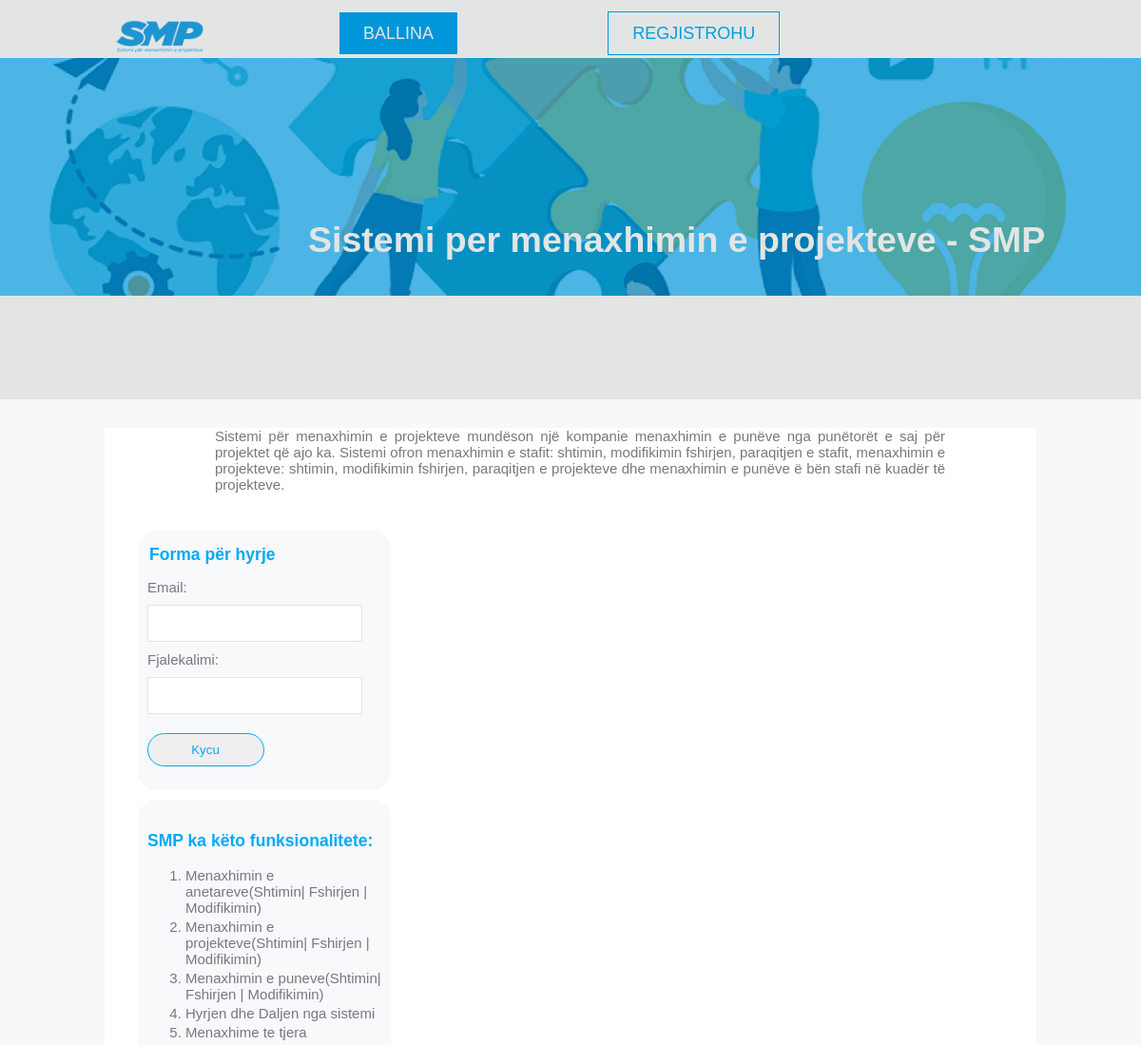
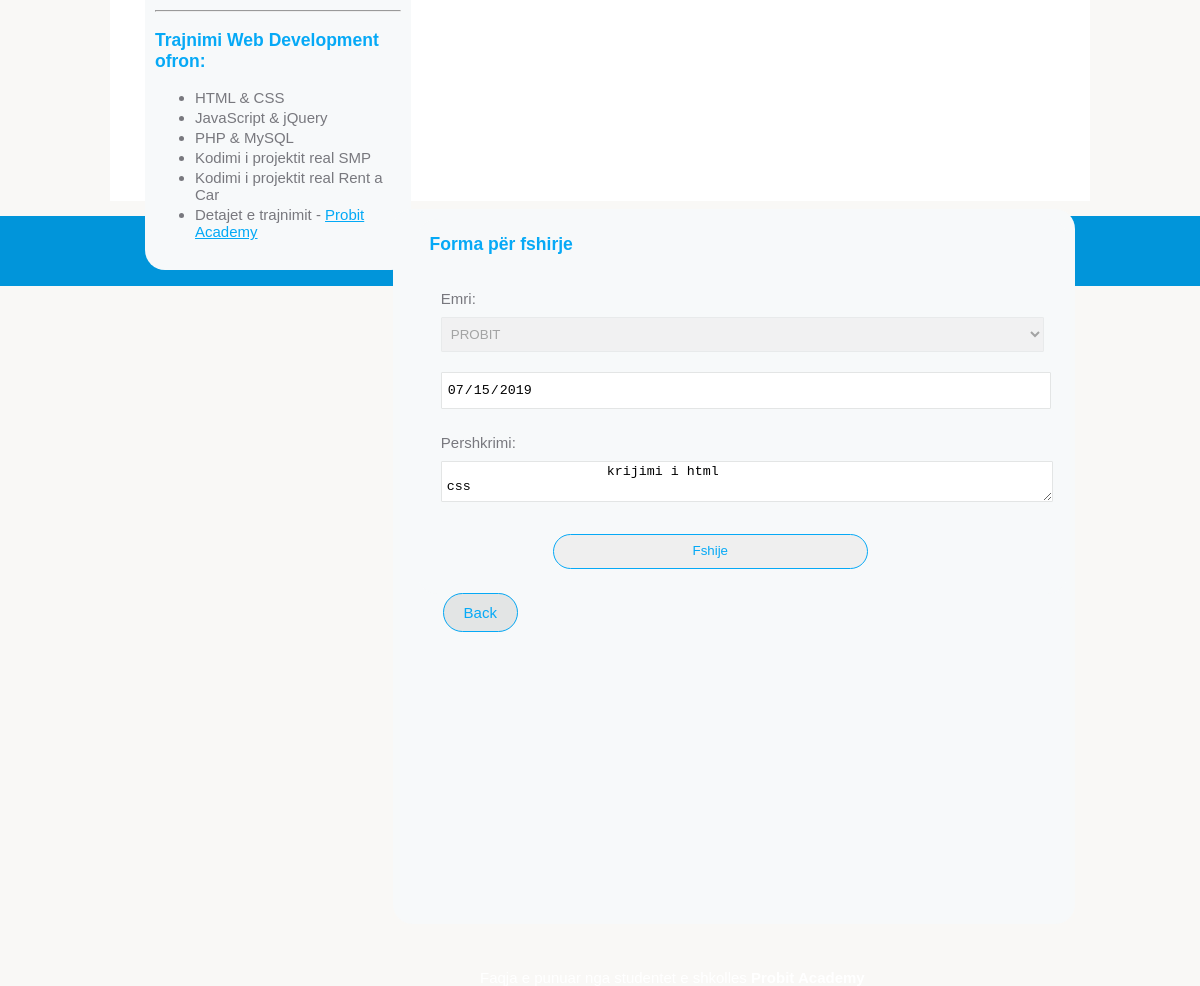
The app's page /fshijpune.php?pid=1 with its own data (2 pictures, top to bottom).
### tables this page shows
CREATE TABLE `punet` (
  `punaid` int(11) NOT NULL,
  `antariid` int(11) NOT NULL,
  `projektiid` int(11) DEFAULT NULL,
  `data` datetime NOT NULL,
  `pershkrimi` text DEFAULT NULL
);

CREATE TABLE `projektet` (
  `projektiid` int(11) NOT NULL,
  `emri` varchar(50) NOT NULL,
  `pershkrimi` text DEFAULT NULL,
  `datafillimit` date NOT NULL,
  `datambarimit` date NOT NULL
);

### inc/functions.php (called while the page is built, shortened)
<?php
    $dbConn = "";
    function merrPuneId($punaid)
    {
        global $dbConn;
        $sql = " SELECT p.punaid,p.data,p.pershkrimi,pr.projektiid,pr.emri";
        $sql .= " FROM punet p INNER JOIN projektet pr ON p.projektiid = pr.projektiid";
        $sql .= " WHERE punaid = $punaid";
        $puna_data = mysqli_query($dbConn, $sql);
        return mysqli_fetch_assoc($puna_data);
    }
?>

### fshijpune.php (the view, shortened to what this page needs)
<?php include'inc/header.php'; ?>
    <main class="container page">
        <article class="maininfo">
            <p>
                Sistemi për menaxhimin e projekteve mundëson një kompanie menaxhimin e punëve
                nga punëtorët e saj për projektet që ajo ka.
                Sistemi ofron menaxhimin e stafit: shtimin, modifikimin fshirjen, paraqitjen e stafit,
                menaxhimin e projekteve: shtimin, modifikimin fshirjen, paraqitjen e projekteve dhe menaxhimin e
                punëve ë bën stafi në kuadër të projekteve.
            </p>
        </article>
        <?php
                if(isset($_GET['pid']))
                {
                    $punaid=$_GET['pid'];
                    $puna = merrPuneId($punaid);
                    $projektiEmri = $puna['emri'];
                    $datapune = $puna['data'];
                    $datapune = date("Y-m-d", strtotime($datapune));
                    $pershkrimi = $puna['pershkrimi'];
                }
        ?>
        <?php include'inc/sidebar.php'; ?>
        <section id="content" class="box">
                <form id="projekte" action="" class="box" method="post">
                <legend>Forma për fshirje</legend>
                <fieldset>
                </fieldset>
                <fieldset>
                <label>Emri: </label>
                <select name="projekti" disabled>
                   <?php
                        echo  "<option value='projektiid'>$projektiEmri</option>"
                    ?>
                </fieldset>
                <fieldset>
                <input type="date" name="datapune" id="datapune" readonly
                    value = "<?php if(!empty($datapune)) echo $datapune ?>">
                </fieldset>
                <fieldset>
                <label>Pershkrimi: </label>
                <textarea readonly name="telefoni" rows="5" cols="130">
                    <?php if(!empty($pershkrimi)) echo $pershkrimi ?>
                </textarea>
                </fieldset>
                <input type="submit" name="fshije" id="fshije" value="Fshije">
            </form>
            <div>
                <a class="addMembers" href="punet.php">Back</a>
            </div>
        </section>
    </main>
    <?php  include'inc/footer.php';?>

### SMPStyle.css (style rules this page uses)
body { font-family: 'Trebuchet MS', 'Lucida Sans Unicode', 'Lucida Grande', 'Lucida Sans', Arial, sans-serif; font-size: 15px; color: #78787e; background-color: #f9f8f6; margin: 0; padding: 0; }
.container { width: 80%; margin: 0 auto; }
.page { height: 850px; padding-left: 20px; background-color: #fff; }
.maininfo { width: 80%; margin: 30px auto; text-align: justify; }
#content { float: right; width: 69%; height: 700px; padding-top: 0px; }
.box { width: 95%; height: auto; background-color: #f7f9fa; margin: 10px 15px; padding: 15px 10px; border-radius: 20px; }
#login legend, #antari legend, #projekte legend, #projektDel legend { color: #06a9f6; text-align: left; width: 90%; font-size: 1.17em; font-weight: bold; margin-bottom: 15px; }
#login input[type="email"], #login input[type="password"], #login input[type="submit"], #antari input[type="email"], #antari input[type="password"], #antari input[type="submit"], #antari input[type="text"], #projekte input[type="submit"], #projekte input[type="text"], #projekte input[type="date"], #projekte textarea, #projekte select { width: 88%; height: 35px; border-radius: 1px; padding-left: 5px; border: 1px solid #e3e5e5; margin: 10px 0px; }
#projekte input[type="email"],#projekte input[type="password"],#projekte input[type="submit"], #projekte input[type="text"],#projekte select,#projekte textarea,#projekte input[type="date"], #antari input[type="email"], #antari input[type="password"], #antari input[type="submit"], #antari input[type="text"] { width: 100%; }
#login label,#antari label,#projekte label { height: 35px; width: 100%; text-align: left; }
#login input[type="submit"],#antari input[type='submit'],#projekte input[type="submit"] { width: 50%; margin-top: 10px; color: #06a9f6; border-radius: 30px; border: 1px solid #06a9f6; padding-top: 0px; }
#antari input[type='submit'],#projekte input[type="submit"] { margin-left: 20%; }
fieldset { border: none; }
.addMembers { border: 1px solid #06a9f6; padding: 10px 20px; margin-left: 40px; background-color: #e3e5e5; color: #06a9f6; text-decoration: none; border-radius: 40px; }
.addMembers:link { color: #06a9f6; }
.box { width: 95%; height: auto; background-color: #f7f9fa; margin: 10px 15px; padding: 15px 10px; }

### records on screen
punet: projekti "PROBIT", datapune "07/15/2019", telefoni "krijimi i html css"
